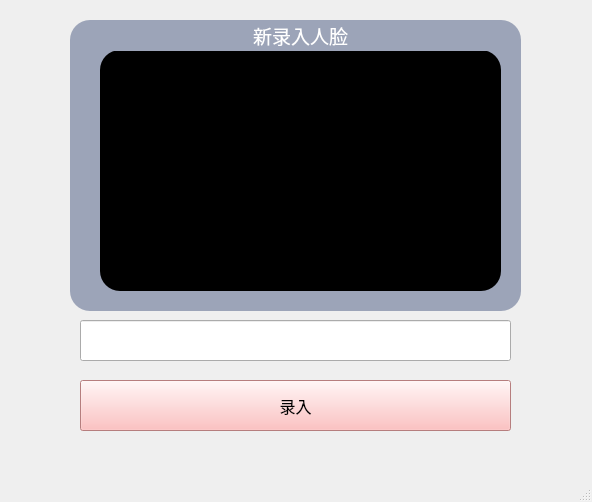
<?xml version="1.0" encoding="UTF-8"?>
<ui version="4.0">
 <class>MainWindow1</class>
 <widget class="QMainWindow" name="MainWindow1">
  <property name="geometry">
   <rect>
    <x>0</x>
    <y>0</y>
    <width>592</width>
    <height>502</height>
   </rect>
  </property>
  <property name="windowTitle">
   <string>MainWindow</string>
  </property>
  <widget class="QWidget" name="centralwidget">
   <widget class="QFrame" name="frame">
    <property name="geometry">
     <rect>
      <x>70</x>
      <y>20</y>
      <width>451</width>
      <height>291</height>
     </rect>
    </property>
    <property name="styleSheet">
     <string notr="true">QFrame{
	background-color: rgb(156,164,184);
border-radius : 20px

}</string>
    </property>
    <property name="frameShape">
     <enum>QFrame::StyledPanel</enum>
    </property>
    <property name="frameShadow">
     <enum>QFrame::Raised</enum>
    </property>
    <widget class="QLabel" name="label">
     <property name="geometry">
      <rect>
       <x>30</x>
       <y>30</y>
       <width>401</width>
       <height>241</height>
      </rect>
     </property>
     <property name="styleSheet">
      <string notr="true">background-color: rgb(0, 0, 0);</string>
     </property>
     <property name="text">
      <string/>
     </property>
    </widget>
    <widget class="QLabel" name="label_2">
     <property name="geometry">
      <rect>
       <x>30</x>
       <y>0</y>
       <width>401</width>
       <height>31</height>
      </rect>
     </property>
     <property name="styleSheet">
      <string notr="true">color: rgb(255, 255, 255);
font: 9pt &quot;方正楷体简体&quot;;</string>
     </property>
     <property name="text">
      <string>&lt;html&gt;&lt;head/&gt;&lt;body&gt;&lt;p align=&quot;center&quot;&gt;&lt;span style=&quot; font-size:14pt;&quot;&gt;新录入人脸&lt;/span&gt;&lt;/p&gt;&lt;/body&gt;&lt;/html&gt;</string>
     </property>
    </widget>
   </widget>
   <widget class="QPushButton" name="pushButton_3">
    <property name="geometry">
     <rect>
      <x>80</x>
      <y>380</y>
      <width>431</width>
      <height>51</height>
     </rect>
    </property>
    <property name="minimumSize">
     <size>
      <width>0</width>
      <height>0</height>
     </size>
    </property>
    <property name="maximumSize">
     <size>
      <width>16777215</width>
      <height>16777215</height>
     </size>
    </property>
    <property name="font">
     <font>
      <family>微软雅黑</family>
      <pointsize>12</pointsize>
     </font>
    </property>
    <property name="layoutDirection">
     <enum>Qt::RightToLeft</enum>
    </property>
    <property name="styleSheet">
     <string notr="true">background-color: rgb(255, 176, 176);
image: url(:/buttom/img/buttom/头像_avatar.svg)
</string>
    </property>
    <property name="text">
     <string>录入</string>
    </property>
   </widget>
   <widget class="QLineEdit" name="lineEdit">
    <property name="geometry">
     <rect>
      <x>80</x>
      <y>320</y>
      <width>431</width>
      <height>41</height>
     </rect>
    </property>
    <property name="font">
     <font>
      <family>微软雅黑</family>
      <pointsize>12</pointsize>
     </font>
    </property>
    <property name="focusPolicy">
     <enum>Qt::ClickFocus</enum>
    </property>
   </widget>
  </widget>
  <widget class="QMenuBar" name="menubar">
   <property name="geometry">
    <rect>
     <x>0</x>
     <y>0</y>
     <width>592</width>
     <height>26</height>
    </rect>
   </property>
  </widget>
  <widget class="QStatusBar" name="statusbar"/>
 </widget>
 <resources/>
 <connections/>
</ui>
